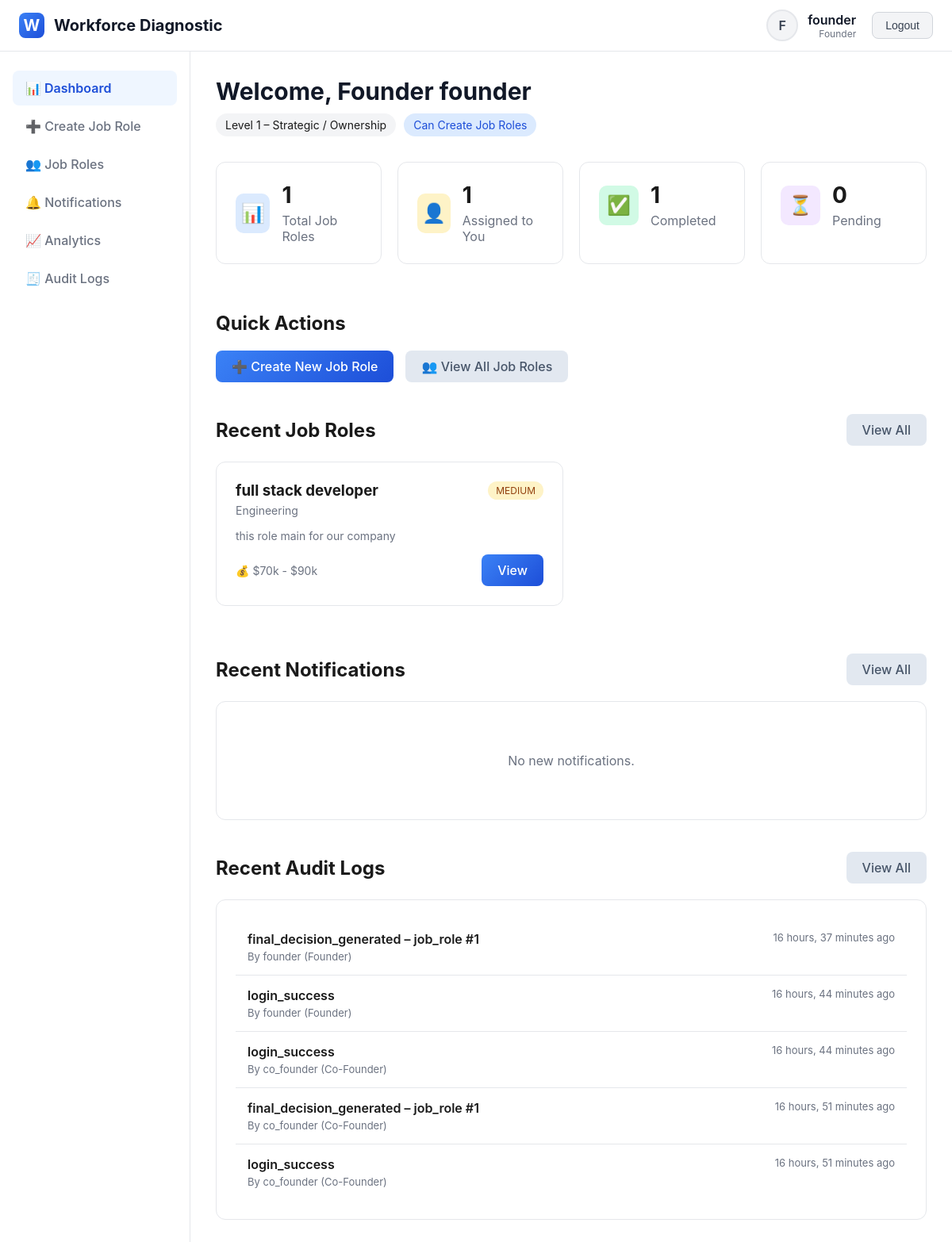
Page /dashboard/ (signed in) on the earlier database version.
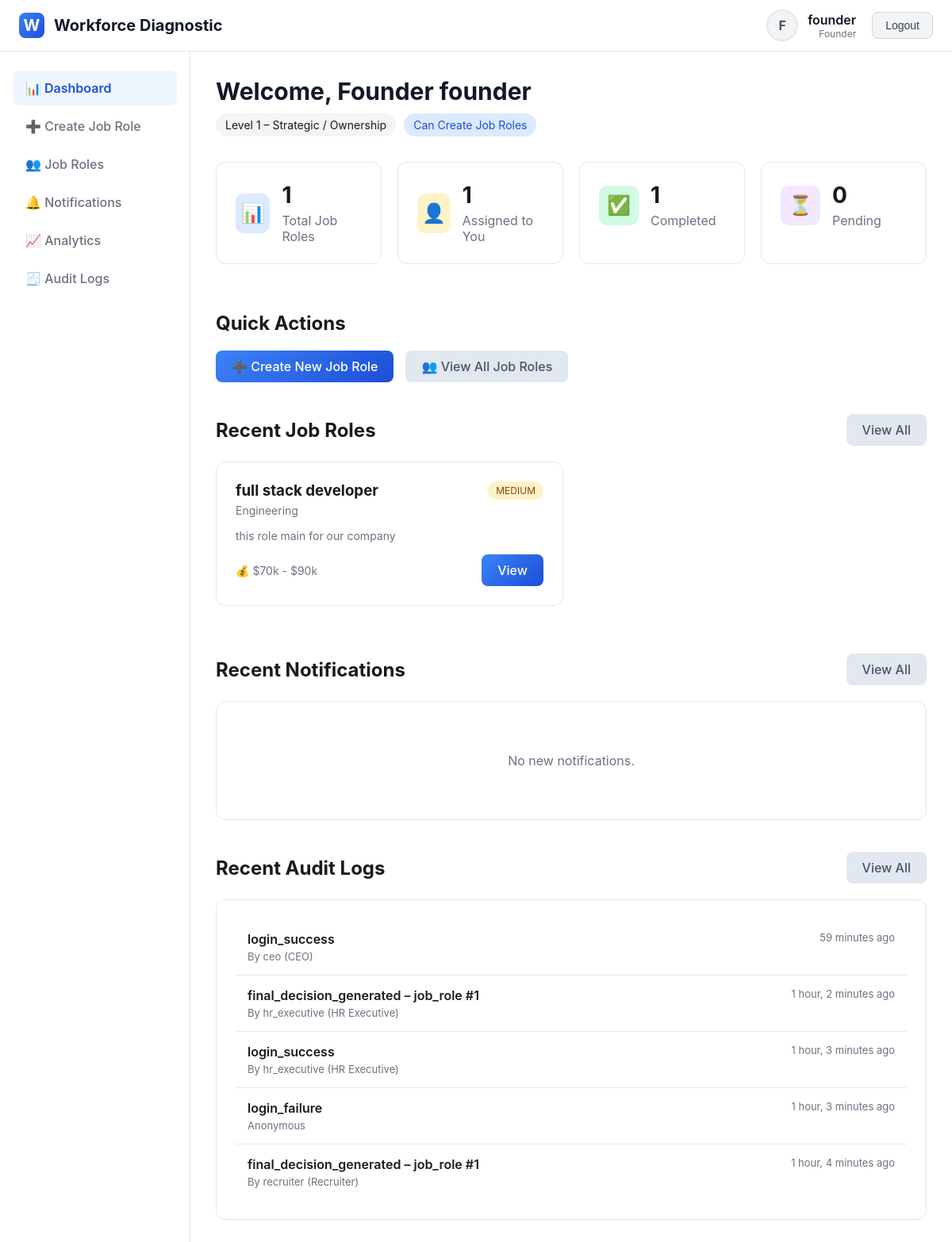
Same page on the later database version.
### diagnostic_app/models.py (models this page shows, shortened)
class JobRole(models.Model):
    STATUS_CHOICES = [
        ('draft', 'Draft'),
        ('active', 'Active'),
        ('completed', 'Completed'),
        ('cancelled', 'Cancelled'),
    ]
    title = models.CharField(max_length=200)
    department = models.CharField(max_length=100)
    description = models.TextField()
    required_skills = models.TextField()
    experience_level = models.CharField(max_length=50)
    budget_range = models.CharField(max_length=100)
    urgency = models.CharField(max_length=20, choices=[
        ('low', 'Low'),
        ('medium', 'Medium'),
        ('high', 'High')
    ])
    created_by = models.ForeignKey(User, on_delete=models.CASCADE, related_name='created_jobs')
    created_at = models.DateTimeField(auto_now_add=True)
    status = models.CharField(max_length=20, choices=STATUS_CHOICES, default='draft')

class AuditLog(models.Model):
    EVENT_TYPES = [
        ('login_success', 'Login Success'),
        ('login_failure', 'Login Failure'),
        ('diagnostic_submitted', 'Diagnostic Submitted'),
        ('final_decision_generated', 'Final Decision Generated'),
    ]
    ENTITY_TYPES = [
        ('job_role', 'Job Role'),
        ('diagnostic_submission', 'Diagnostic Submission'),
    ]
    created_at = models.DateTimeField(auto_now_add=True)
    user = models.ForeignKey(User, on_delete=models.SET_NULL, null=True, blank=True, related_name='audit_logs')
    event_type = models.CharField(max_length=50, choices=EVENT_TYPES)
    entity_type = models.CharField(max_length=50, choices=ENTITY_TYPES, blank=True)
    entity_id = models.PositiveIntegerField(null=True, blank=True)
    metadata = models.JSONField(default=dict, blank=True)
    ip_address = models.GenericIPAddressField(null=True, blank=True)
    class Meta:
        ordering = ['-created_at']

class User(AbstractUser):
    ROLE_CHOICES = [
        ('founder', 'Founder'),
        ('co_founder', 'Co-Founder'),
        ('ceo', 'CEO'),
        ('cfo', 'CFO'),
        ('cto', 'CTO / Tech Lead'),
        ('coo', 'COO'),
        ('project_head', 'Project Head / Team Lead'),
        ('hr_manager', 'HR Manager / People Operations'),
        ('recruiter', 'Recruiter'),
        ('hr_executive', 'HR Executive'),
    ]
    role = models.CharField(max_length=20, choices=ROLE_CHOICES)
    phone = models.CharField(max_length=15, blank=True)
    def get_level(self):
        level_map = {
            'founder': 1, 'co_founder': 1,
            'ceo': 2, 'cfo': 2,
            'cto': 2, 'coo': 2, 'project_head': 2,
            'hr_manager': 3, 'recruiter': 3, 'hr_executive': 3
        }
        return level_map.get(self.role, 0)
    def can_create_job_roles(self):
        return self.role in ['founder', 'co_founder']

### diagnostic_app/views.py (the view)
# urls.py: path('dashboard/', views.dashboard_view, name='dashboard'),
@login_required
def dashboard_view(request):
    if request.user.get_level() == 1:
        total_jobs = JobRole.objects.count()
        assigned_jobs = RoleAssignment.objects.filter(user=request.user).count()
    else:
        assigned_jobs = RoleAssignment.objects.filter(user=request.user).count()
        total_jobs = assigned_jobs
    completed = DiagnosticSubmission.objects.filter(user=request.user).count()
    pending = assigned_jobs - completed
    stats = {
        'total_jobs': total_jobs,
        'assigned_jobs': assigned_jobs,
        'completed': completed,
        'pending': pending,
        'completion_rate': round((completed / assigned_jobs * 100) if assigned_jobs > 0 else 0, 1)
    }
    if request.user.get_level() == 1:
        jobs = JobRole.objects.all().order_by('-created_at')[:6]
    else:
        assigned_job_ids = RoleAssignment.objects.filter(user=request.user).values_list('job_role_id', flat=True)
        jobs = JobRole.objects.filter(id__in=assigned_job_ids).order_by('-created_at')[:6]
    notifications = Notification.objects.filter(user=request.user, is_read=False).order_by('-created_at')[:5]
    recent_audit_logs = None
    if request.user.is_superuser or request.user.get_level() == 1:
        recent_audit_logs = AuditLog.objects.select_related('user').order_by('-created_at')[:5]
    context = {
        'stats': stats,
        'jobs': jobs,
        'notifications': notifications,
        'recent_audit_logs': recent_audit_logs,
        'user_level': request.user.get_level(),
    }
    return render(request, 'diagnostic_app/dashboard.html', context)

### diagnostic_app/templates/diagnostic_app/dashboard.html (shortened to what the changed rows need)
{% extends 'diagnostic_app/base.html' %}
{% block content %}
<div class="page-header">
    <h1>Welcome, {{ user.get_role_display }} {{ user.username }}</h1>
</div>
{% if user.can_create_job_roles %}
<div style="margin-bottom: 40px;">
    <h2 style="margin-bottom: 20px;">Quick Actions</h2>
</div>
{% endif %}
<div style="margin-bottom: 40px;">
    <div style="display: flex; justify-content: space-between; align-items: center; margin-bottom: 20px;">
        <h2>Recent Job Roles</h2>
    </div>
    {% if jobs %}
    <div style="display: grid; grid-template-columns: repeat(auto-fill, minmax(300px, 1fr)); gap: 20px;">
        {% for job in jobs %}
        <div class="card">
            <div style="display: flex; justify-content: space-between; align-items: flex-start; margin-bottom: 15px;">
                <div>
                    <h3 style="margin-bottom: 5px;">{{ job.title }}</h3>
                    <p style="color: #6b7280; font-size: 14px;">{{ job.department }}</p>
                </div>
                <span style="padding: 4px 10px; background:
                    {% if job.urgency == 'high' %}#fee2e2; color: #991b1b;
                    {% elif job.urgency == 'medium' %}#fef3c7; color: #92400e;
                    {% else %}#d1fae5; color: #065f46;
                    {% endif %}; border-radius: 20px; font-size: 12px;">
                    {{ job.urgency|upper }}
                </span>
            </div>
            <p style="color: #6b7280; font-size: 14px; margin-bottom: 15px;">
                {{ job.description|truncatewords:20 }}
            </p>
            <div style="display: flex; justify-content: space-between; align-items: center;">
                <div>
                    <span style="color: #6b7280; font-size: 14px;">💰 {{ job.budget_range }}</span>
                </div>
                <a href="{% url 'job_role_detail' job.id %}" class="btn btn-sm btn-primary">View</a>
            </div>
        </div>
        {% endfor %}
    </div>
    {% endif %}
</div>
<div>
    <div style="display: flex; justify-content: space-between; align-items: center; margin-bottom: 20px;">
        <h2>Recent Notifications</h2>
    </div>
    {% if recent_audit_logs %}
    <div style="margin-top: 40px;">
        <div style="display: flex; justify-content: space-between; align-items: center; margin-bottom: 20px;">
            <h2>Recent Audit Logs</h2>
        </div>
        <div class="card">
            {% for log in recent_audit_logs %}
            <a href="{% url 'audit_log_detail' log.id %}" style="display: block; color: inherit; text-decoration: none;">
                <div style="padding: 15px; {% if not forloop.last %}border-bottom: 1px solid #e5e7eb;{% endif %}">
                    <div style="display: flex; justify-content: space-between; align-items: flex-start;">
                        <div style="flex: 1;">
                            <div style="font-weight: 600; margin-bottom: 4px;">
                                {{ log.event_type }}
                                {% if log.entity_type %}
                                    – {{ log.entity_type }}{% if log.entity_id %} #{{ log.entity_id }}{% endif %}
                                {% endif %}
                            </div>
                            <div style="color: #6b7280; font-size: 13px;">
                                {% if log.user %}
                                    By {{ log.user.username }} ({{ log.user.get_role_display }})
                                {% else %}
                                    Anonymous
                                {% endif %}
                            </div>
                        </div>
                        <div style="color: #6b7280; font-size: 13px; text-align: right;">
                            {{ log.created_at|timesince }} ago
                        </div>
                    </div>
                </div>
            </a>
            {% endfor %}
        </div>
    </div>
    {% endif %}
</div>
{% endblock %}

Differences in the rows shown:
no longer on this page (row unchanged): AuditLog: event_type "final_decision_generated", entity_type "job_role", entity_id "1", user.username "founder", user.role "Founder", created_at "16 hours, 37 minutes"
no longer on this page (row unchanged): AuditLog: event_type "login_success", user.username "founder", user.role "Founder", created_at "16 hours, 44 minutes"
no longer on this page (row unchanged): AuditLog: event_type "login_success", user.username "co_founder", user.role "Co-Founder", created_at "16 hours, 44 minutes"
no longer on this page (row unchanged): AuditLog: event_type "final_decision_generated", entity_type "job_role", entity_id "1", user.username "co_founder", user.role "Co-Founder", created_at "16 hours, 51 minutes"
no longer on this page (row unchanged): AuditLog: event_type "login_success", user.username "co_founder", user.role "Co-Founder", created_at "16 hours, 51 minutes"
added AuditLog: event_type "login_success", user.username "ceo", user.role "CEO", created_at "59 minutes"
added AuditLog: event_type "final_decision_generated", entity_type "job_role", entity_id "1", user.username "hr_executive", user.role "HR Executive", created_at "1 hour, 2 minutes"
added AuditLog: event_type "login_success", user.username "hr_executive", user.role "HR Executive", created_at "1 hour, 3 minutes"
added AuditLog: event_type "login_failure", shows "Anonymous", created_at "1 hour, 3 minutes"
added AuditLog: event_type "final_decision_generated", entity_type "job_role", entity_id "1", user.username "recruiter", user.role "Recruiter", created_at "1 hour, 4 minutes"
